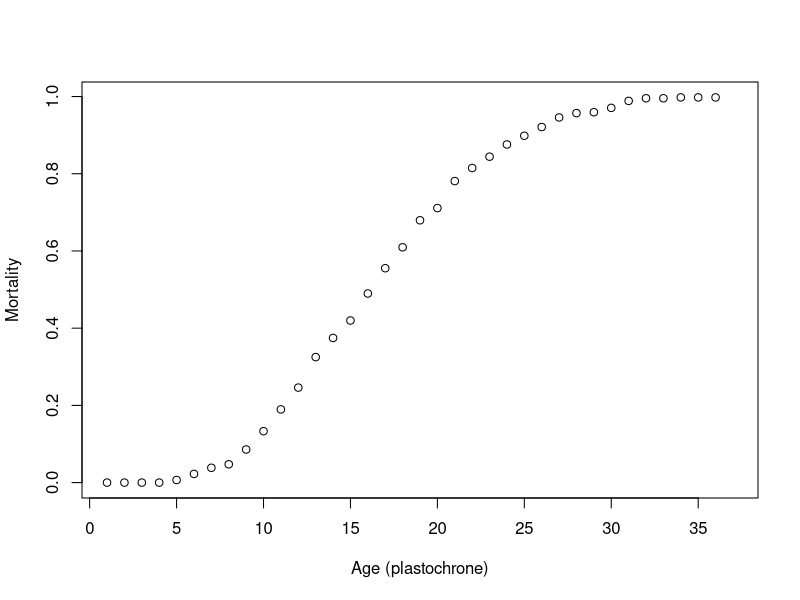

Write R code to recreate this figure.

growth <- read.csv("internodes_and_branches_2000.csv",header=T)

age_class<-matrix(nrow = max(growth$number_internodes_in_rhizome),ncol = 4)
age_class[,1]<-seq(1,max(growth$number_internodes_in_rhizome),1)
age_class[,2]<-rep(0,max(growth$number_internodes_in_rhizome))
for (n in (growth$number_internodes_in_rhizome)){
  ag_cls<-n
  while (ag_cls>0){
    age_class[ag_cls,2]<-age_class[ag_cls,2]+1
    ag_cls<-ag_cls-1
  }
}

colnames(age_class)<-c("Age","Number_of_observations","dead","survived")

# calculating proportion of initial phytomer that survive to p
for (i in 1:nrow(age_class)-1){
  age_class[i,3]<-age_class[i,2]-age_class[i+1,2]#number of dying
  age_class[i,4]<-age_class[i,2]-age_class[i,3]#number of living
}
#to calculate the proportion of phytomer that reach age p
cummulative_mortality<-as.data.frame(matrix(c(age_class[,1],1-(
  age_class[,4]/age_class[1,2])),ncol=2,byrow=F))
colnames(cummulative_mortality)<-c("Age","Mortality")
plot(cummulative_mortality,xlab="Age (plastochrone)",ylab="Mortality")
